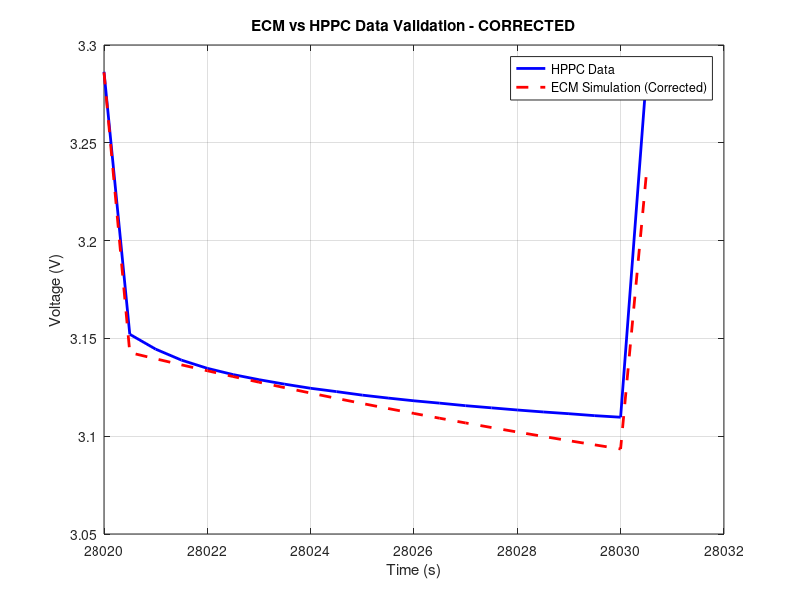

Here is the MATLAB script that generated this plot:
% ECM parameters (from EKF) - ORIGINAL REGION 5
R0 = 0.0014;  % 0.1 mΩ
R1 = 0.0010 % 6.21 mΩ  
R2 = 0.0005; % 2.85 mΩ
C1 = 28028;    % 9.9 kF
C2 = 33459.9;   % 14.6 kF
OCV = 3.286; % Initial OCV

% Time, Current, and Voltage data
t_data = [28020, 28020.5, 28021, 28021.5, 28022, 28022.5, 28023, 28023.5, ...
        28024, 28024.5, 28025, 28025.5, 28026, 28026.5, 28027, 28027.5, ...
        28028, 28028.5, 28029, 28029.5, 28030, 28030.5]; % Time (s)
    
I_data = [0, -100.0122, -100.0122, -100.0122, -100.0122, -100.0156, ...
           -100.0156, -100.0122, -100.0122, -100.0122, -100.0122, ...
           -100.0122, -100.0122, -100.0122, -100.0156, -100.0122, ...
           -100.0156, -100.0122, -100.0122, -100.0122, -100.0122, 0]; % Current (A)
      
V_data = [3.2863, 3.1521, 3.1445, 3.1389, 3.1347, 3.1315, 3.1289, ...
              3.1266, 3.1245, 3.1228, 3.121, 3.1195, 3.1181, 3.1169, ...
              3.1156, 3.1145, 3.1134, 3.1124, 3.1115, 3.1105, 3.1097, 3.2845]; % Voltage (V)
% Initialize simulation
n_points = length(t_data);
t_sim = t_data - t_data(1); % Normalize time to start at 0

% Initialize state variables for RC circuits
V1 = 0; % Voltage across C1
V2 = 0; % Voltage across C2
V_sim = zeros(1, n_points);

% Simulate ECM response with time-varying current
for i = 1:n_points
    if i == 1
        % Initial condition
        V_sim(i) = OCV;
        V1 = 0;
        V2 = 0;
    else
        % Time step
        dt_actual = t_data(i) - t_data(i-1);
        I_current = I_data(i);
        
        % Update RC circuit voltages using exponential decay
        % CORRECTED: Remove abs() from RC equations
        exp_factor1 = exp(-dt_actual/(R1*C1));
        exp_factor2 = exp(-dt_actual/(R2*C2));
        
        V1 = V1 * exp_factor1 - I_current * R1 * (1 - exp_factor1);
        V2 = V2 * exp_factor2 - I_current * R2 * (1 - exp_factor2);
        
        % Calculate terminal voltage
        % CORRECTED: Remove abs() from R0 term
        V_sim(i) = OCV + I_current * R0 - V1 - V2;
    end
end

% Plot comparison
figure;
plot(t_data, V_data, 'b-', 'LineWidth', 2, 'DisplayName', 'HPPC Data');
hold on;
plot(t_data, V_sim, 'r--', 'LineWidth', 2, 'DisplayName', 'ECM Simulation (Corrected)');
xlabel('Time (s)');
ylabel('Voltage (V)');
legend;
title('ECM vs HPPC Data Validation - CORRECTED');
grid on;

% Calculate and display error metrics
rmse = sqrt(mean((V_data - V_sim).^2));
mae = mean(abs(V_data - V_sim));
max_error = max(abs(V_data - V_sim));

fprintf('Corrected Model Validation Metrics:\n');
fprintf('RMSE: %.6f V (%.2f mV)\n', rmse, rmse*1000);
fprintf('MAE: %.6f V (%.2f mV)\n', mae, mae*1000);
fprintf('Max Error: %.6f V (%.2f mV)\n', max_error, max_error*1000);
